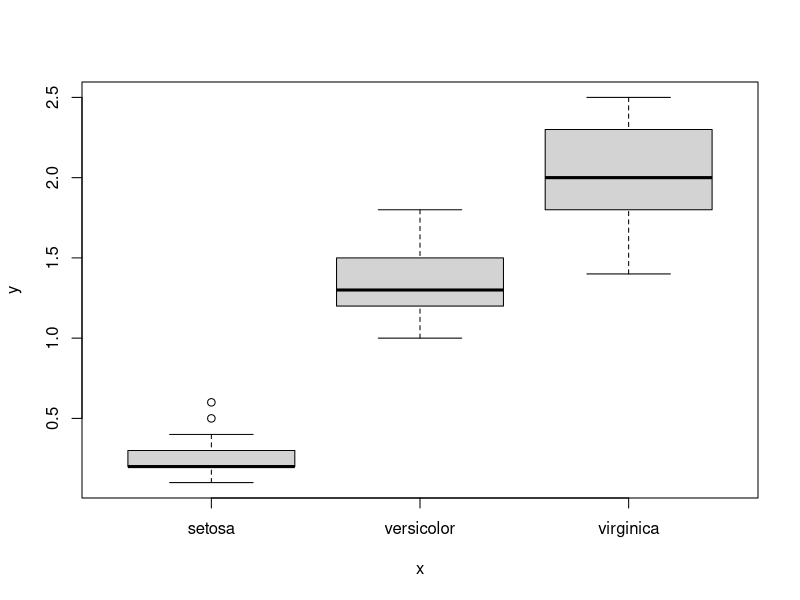

R code for this plot:
## ---- chunk 1
knitr::opts_chunk$set(echo = TRUE)
## ---- chunk 2
#for demonstration, let's call the iris data again
iris <- iris
#let's tell R to print the first few values of iris (I could call for the entire data set as well, but that would take too much space...)
head(iris)
## ---- chunk 3
#say if we are only using petal.width and species for our analysis
iris_new <- iris[,4:5]#here I'm assigning a new data frame with only the 4th and the 5th columns of the original iris data.
str(iris_new)#checking the structure of our new data set, note how column number is 2 instead of 5
#let's try to find out if there is a relationship between species and petal width, let's plot one against another
plot(iris_new[,2],iris_new[,1])
## ---- chunk 4
#build a linear model to use species to predict petal width
iris.lm <- lm(formula= Petal.Width ~ Species - 1, data = iris_new) # the - 1 is for omitting intercept
summary(iris.lm)
anova(iris.lm)
